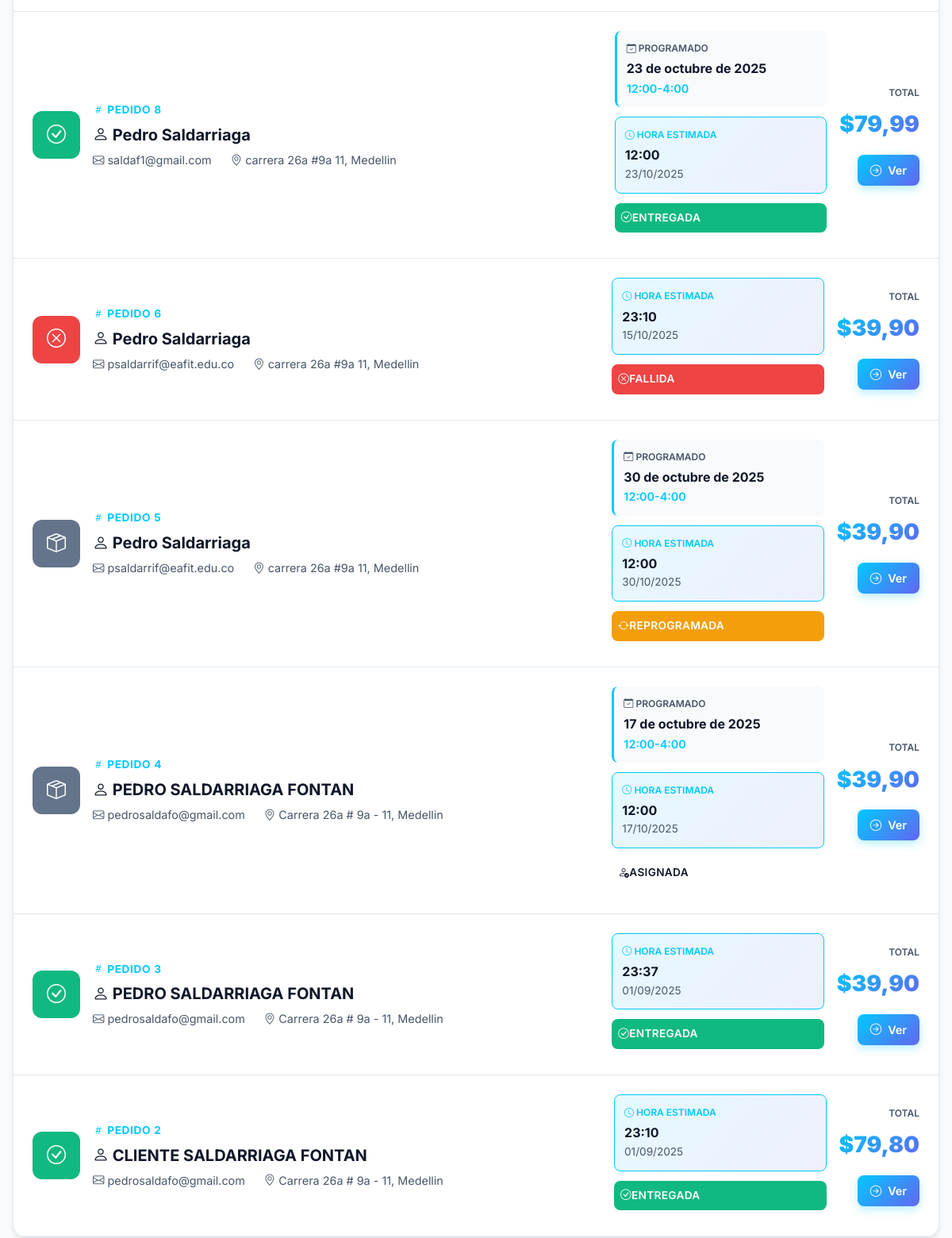
The app's page /orders/my-orders/ (signed in, middle part), older data.
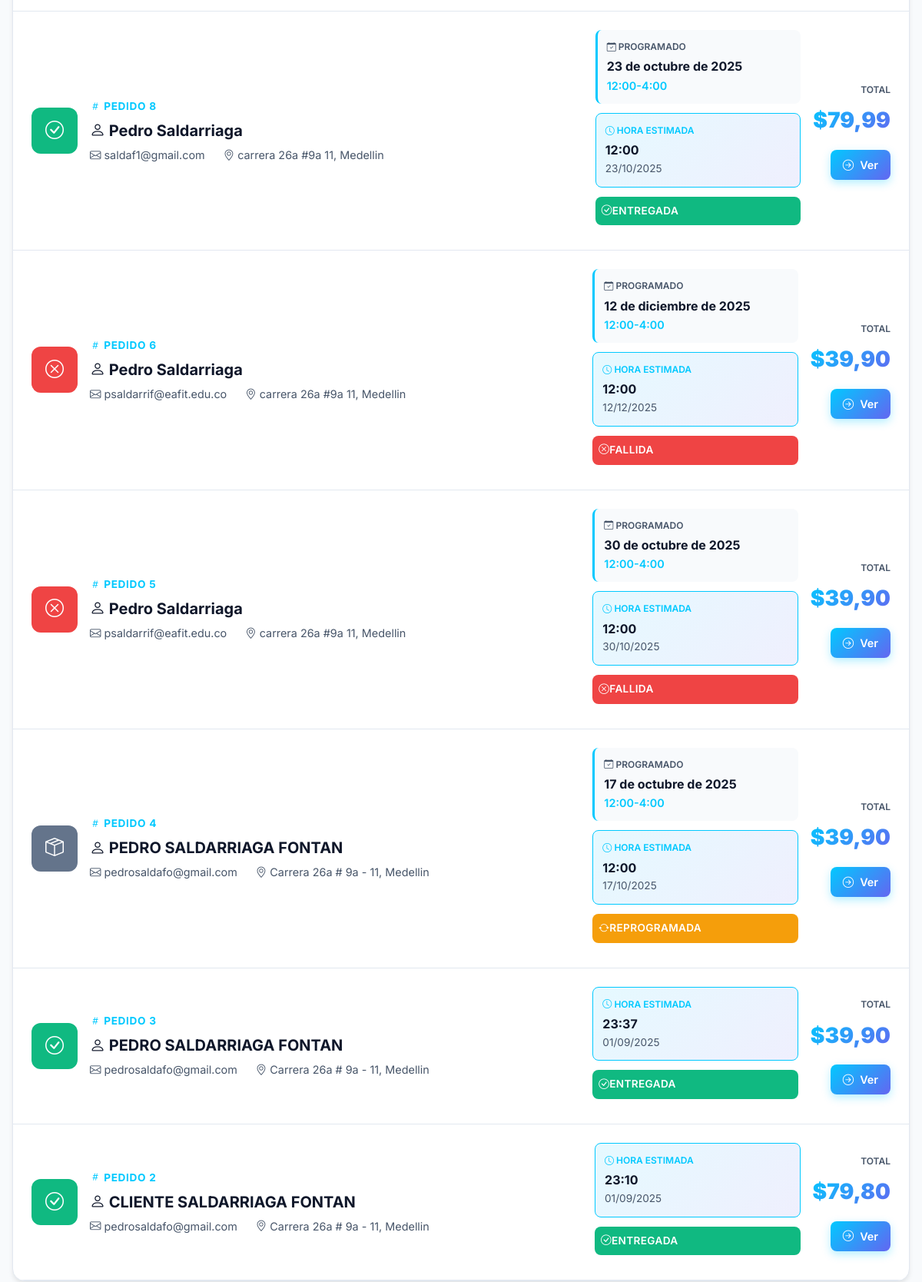
The same page, newer data.
### orders/models.py (models this page shows, shortened)
class Delivery(models.Model):
    STATUS_CHOICES = (
        ("pendiente", "Pendiente"),
        ("asignada", "Asignada"),
        ("en_ruta", "En ruta"),
        ("fallida", "Fallida"),
        ("reprogramada", "Reprogramada"),
        ("entregada", "Entregada"),
    )
    order = models.OneToOneField(Order, on_delete=models.CASCADE, related_name="delivery")
    status = models.CharField(max_length=20, choices=STATUS_CHOICES, default="pendiente")
    rider = models.ForeignKey(User, on_delete=models.SET_NULL, null=True, blank=True, related_name="deliveries")
    scheduled_date = models.DateField(null=True, blank=True)
    scheduled_window = models.CharField(max_length=50, blank=True)
    notes = models.TextField(blank=True)
    photo = models.ImageField(upload_to="deliveries/", null=True, blank=True)
    failure_reason = models.CharField(max_length=120, blank=True)
    updated_at = models.DateTimeField(auto_now=True)
    created_at = models.DateTimeField(auto_now_add=True)
    @property
    def estimated_datetime(self):
        from datetime import datetime, timedelta
        if self.scheduled_date:
            if self.scheduled_window:
                try:
                    time_parts = self.scheduled_window.split('-')[0].strip().split(':')
                    hour = int(time_parts[0])
                    minute = int(time_parts[1]) if len(time_parts) > 1 else 0
                    return datetime.combine(self.scheduled_date, datetime.min.time().replace(hour=hour, minute=minute))
                except (ValueError, IndexError):
                    return datetime.combine(self.scheduled_date, datetime.min.time().replace(hour=12, minute=0))
            else:
                return datetime.combine(self.scheduled_date, datetime.min.time().replace(hour=12, minute=0))
        return self.order.created_at + timedelta(days=1)

class Order(models.Model):
    user = models.ForeignKey(User, on_delete=models.SET_NULL, null=True, blank=True, related_name="orders")
    created_at = models.DateTimeField(auto_now_add=True)
    updated_at = models.DateTimeField(auto_now=True)
    full_name = models.CharField(max_length=200)
    email = models.EmailField()
    address = models.CharField(max_length=255)
    city = models.CharField(max_length=100)
    postal_code = models.CharField(max_length=20)
    paid = models.BooleanField(default=False)
    total_amount = models.DecimalField(max_digits=10, decimal_places=2, default=0)

### orders/views.py (the view, shortened to what this page needs)
# urls.py: path("my-orders/", views.my_orders, name="my_orders"),
@login_required
def my_orders(request):
    user = request.user
    if user.is_superuser:
        return redirect("orders:panel")
    elif hasattr(user, "profile") and user.profile.role == "repartidor":
        deliveries = Delivery.objects.select_related("order").filter(rider=user).order_by("-created_at")
        return render(request, "orders/rider_orders.html", {"deliveries": deliveries})
    elif hasattr(user, "profile") and user.profile.role == "manager":
        return redirect("orders:panel")

### orders/templates/orders/rider_orders.html (shortened to what the changed rows need)
{% extends 'base.html' %}
{% block content %}
{% if deliveries %}
<div class="modern-card">
    <div class="modern-card-body" style="padding: 0;">
        {% for d in deliveries %}
        <a href="{% url 'orders:delivery_detail' d.order.id %}" style="display: block; padding: 1.5rem; border-bottom: 1px solid var(--border-color); text-decoration: none; transition: background var(--transition-fast);" onmouseover="this.style.background='var(--bg-secondary)'" onmouseout="this.style.background='transparent'">
            <div class="row align-items-center g-3">
                <div class="col-auto d-none d-md-block">
                    {% if d.status == 'entregada' %}
                        <div style="width: 60px; height: 60px; background: #10b981; border-radius: var(--radius-lg); display: flex; align-items: center; justify-content: center; color: white; font-size: 1.5rem;">
                            <i class="bi bi-check-circle"></i>
                        </div>
                    {% elif d.status == 'en_ruta' %}
                        <div style="width: 60px; height: 60px; background: linear-gradient(135deg, var(--pri-blue) 0%, var(--pri-purple) 100%); border-radius: var(--radius-lg); display: flex; align-items: center; justify-content: center; color: white; font-size: 1.5rem;">
                            <i class="bi bi-truck"></i>
                        </div>
                    {% elif d.status == 'fallida' %}
                        <div style="width: 60px; height: 60px; background: #ef4444; border-radius: var(--radius-lg); display: flex; align-items: center; justify-content: center; color: white; font-size: 1.5rem;">
                            <i class="bi bi-x-circle"></i>
                        </div>
                    {% else %}
                        <div style="width: 60px; height: 60px; background: #64748b; border-radius: var(--radius-lg); display: flex; align-items: center; justify-content: center; color: white; font-size: 1.5rem;">
                            <i class="bi bi-box-seam"></i>
                        </div>
                    {% endif %}
                </div>
                <div class="col">
                    <div style="font-size: 0.85rem; color: var(--pri-blue); font-weight: 700; text-transform: uppercase; letter-spacing: 0.05em; margin-bottom: 0.5rem;">
                        <i class="bi bi-hash"></i> Pedido {{ d.order.id }}
                    </div>
                    <h5 style="color: var(--text-primary); font-weight: 700; margin-bottom: 0.5rem;">
                        <i class="bi bi-person"></i> {{ d.order.full_name }}
                    </h5>
                    <div style="display: flex; gap: 1.5rem; flex-wrap: wrap; color: var(--text-secondary); font-size: 0.9rem;">
                        <div>
                            <i class="bi bi-envelope"></i> {{ d.order.email }}
                        </div>
                        <div>
                            <i class="bi bi-geo-alt"></i> {{ d.order.address }}, {{ d.order.city }}
                        </div>
                    </div>
                </div>
                <div class="col-lg-3">
                    {% if d.scheduled_date %}
                    <div style="padding: 0.75rem; background: var(--bg-secondary); border-radius: var(--radius-md); margin-bottom: 0.75rem; border-left: 3px solid var(--pri-blue);">
                        <div style="font-size: 0.75rem; color: var(--text-secondary); font-weight: 600; text-transform: uppercase; margin-bottom: 0.25rem;">
                            <i class="bi bi-calendar-check"></i> Programado
                        </div>
                        <div style="font-weight: 700; color: var(--text-primary);">{{ d.scheduled_date }}</div>
                        {% if d.scheduled_window %}
                            <div style="color: var(--pri-blue); font-size: 0.9rem; font-weight: 600;">{{ d.scheduled_window }}</div>
                        {% endif %}
                    </div>
                    {% endif %}
                    <div style="padding: 0.75rem; background: linear-gradient(135deg, rgba(1, 201, 255, 0.1) 0%, rgba(99, 102, 241, 0.1) 100%); border-radius: var(--radius-md); margin-bottom: 0.75rem; border: 1px solid var(--pri-blue);">
                        <div style="font-size: 0.75rem; color: var(--pri-blue); font-weight: 600; text-transform: uppercase; margin-bottom: 0.25rem;">
                            <i class="bi bi-clock"></i> Hora Estimada
                        </div>
                        <div style="font-weight: 700; color: var(--text-primary);">{{ d.estimated_datetime|date:"H:i" }}</div>
                        <div style="font-size: 0.85rem; color: var(--text-secondary);">{{ d.estimated_datetime|date:"d/m/Y" }}</div>
                    </div>
                    <div class="mb-2">
                        {% if d.status == 'entregada' %}
                            <span class="modern-badge badge-success" style="font-size: 0.85rem; width: 100%; text-align: center; padding: 0.5rem;">
                                <i class="bi bi-check-circle"></i> {{ d.get_status_display }}
                            </span>
                        {% elif d.status == 'fallida' %}
                            <span class="modern-badge badge-danger" style="font-size: 0.85rem; width: 100%; text-align: center; padding: 0.5rem;">
                                <i class="bi bi-x-circle"></i> {{ d.get_status_display }}
                            </span>
                        {% elif d.status == 'en_ruta' %}
                            <span class="modern-badge" style="background: #01c9ff; color: white; font-size: 0.85rem; width: 100%; text-align: center; padding: 0.5rem;">
                                <i class="bi bi-truck"></i> {{ d.get_status_display }}
                            </span>
                        {% elif d.status == 'asignada' %}
                            <span class="modern-badge badge-info" style="font-size: 0.85rem; width: 100%; text-align: center; padding: 0.5rem;">
                                <i class="bi bi-person-check"></i> {{ d.get_status_display }}
                            </span>
                        {% elif d.status == 'reprogramada' %}
                            <span class="modern-badge badge-warning" style="font-size: 0.85rem; width: 100%; text-align: center; padding: 0.5rem;">
                                <i class="bi bi-arrow-repeat"></i> {{ d.get_status_display }}
                            </span>
                        {% else %}
                            <span class="modern-badge badge-secondary" style="font-size: 0.85rem; width: 100%; text-align: center; padding: 0.5rem;">
                                {{ d.get_status_display }}
                            </span>
                        {% endif %}
                    </div>
                </div>
                <div class="col-auto text-end">
                    <div style="font-size: 0.75rem; color: var(--text-secondary); font-weight: 600; text-transform: uppercase; margin-bottom: 0.5rem;">
                        Total
                    </div>
                    <div style="font-size: 1.75rem; font-weight: 900; background: linear-gradient(135deg, var(--pri-blue) 0%, var(--pri-purple) 100%); -webkit-background-clip: text; -webkit-text-fill-color: transparent; margin-bottom: 1rem;">
                        ${{ d.order.total_amount }}
                    </div>
                    <div class="btn-modern btn-primary-modern" style="padding: 0.5rem 1rem; font-size: 0.9rem;">
                        <i class="bi bi-arrow-right-circle"></i> Ver
                    </div>
                </div>
            </div>
        </a>
        {% endfor %}
    </div>
</div>
{% endif %}
{% endblock %}

Row changes from the older to the newer data that the page shows:
changed Delivery: scheduled_date (not shown) → "12 de diciembre de 2025"; scheduled_window (not shown) → "12:00-4:00"; estimated_datetime "23:10" → "12:00"; estimated_datetime "15/10/2025" → "12/12/2025"
changed Delivery "30 de octubre de 2025": status "REPROGRAMADA" → "FALLIDA"
changed Delivery: status "ASIGNADA" → "REPROGRAMADA"
